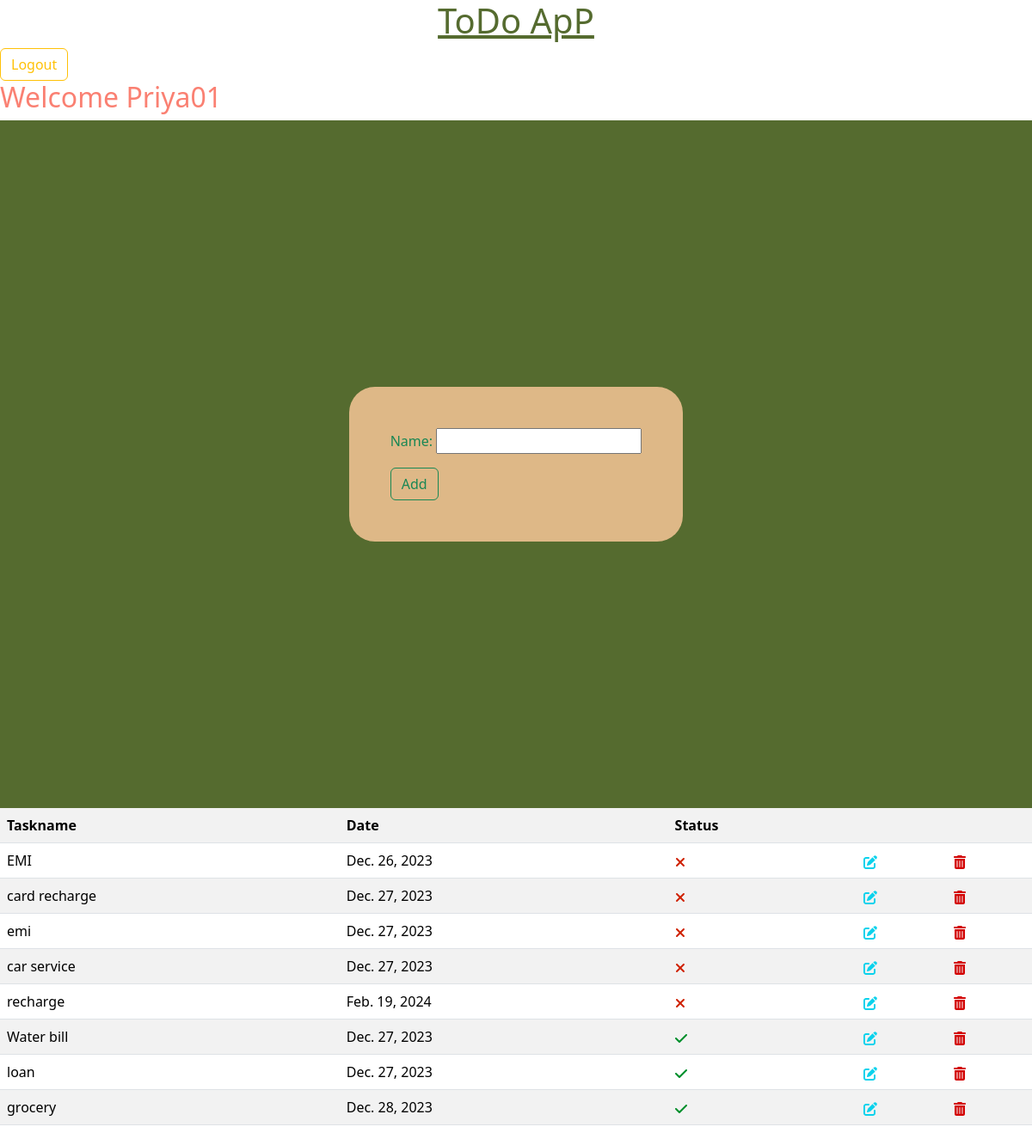
Screenshot of /index/ (signed in) with the database file from the repository.
### TodoApp/models.py (models this page shows)
class Task(models.Model):
    name=models.CharField(max_length=20)
    date=models.DateField(auto_now_add=True)
    user=models.ForeignKey(User,on_delete=models.CASCADE)
    complete=models.BooleanField(default=False)
    def __str__(self):
        return self.name

### TodoApp/views.py (the view, shortened to what this page needs)
# urls.py: path('index/',Taskview.as_view(),name='index'),
class Taskview(View):
    def get(self,request,*args,**kwargs):
        form=Taskform()
        data=Task.objects.filter(user=request.user).order_by('complete')
        return render(request,"index.html",{"form":form,"data":data})

### TodoApp/forms.py
class Taskform(forms.ModelForm):
    class Meta:
        model = Task
        fields = ['name']

### TodoApp/templates/index.html (shortened to what this page needs)
<!DOCTYPE html>
<html lang="en">
<head>
    <link href="https://cdn.jsdelivr.net/npm/bootstrap@5.3.2/dist/css/bootstrap.min.css" rel="stylesheet"
>
</head>
<body>
    <h1 align="center" style="color: darkolivegreen;"><u>ToDo ApP</u></h1>
    <div><a href="{% url 'logout' %}" class="btn btn-outline-warning">Logout</a></div>
    <h2 style="color:#FA8072">Welcome {{request.user}} </h2>
    <div class="index">
        <div style="background-color: burlywood;" class="inside">
        <form action="" class="p-4 m-4 text-success  fw-medium" method="post">
            {{form.as_p}}
            <button type="submit" class="btn btn-outline-success">Add</button>
        </form>
    </div>
    </div>
    <table  class="table  table-striped">
        <tr>
            <th>Taskname</th>
            <th>Date</th>
            <th>Status</th>
            <th></th>
            <th></th>
        </tr>
        {% for i in data %}
        <tr>
            <td>{{i.name}}</td>
            <td>{{i.date}}</td>
            {% if i.complete == False %}
            <td></td>
            {% else %}
            <td><svg xmlns="http://www.w3.org/2000/svg" height="16" width="14" viewBox="0 0 448 512"><path fill="#008f2b" d="M438.6 105.4c12.5 12.5 12.5 32.8 0 45.3l-256 256c-12.5 12.5-32.8 12.5-45.3 0l-128-128c-12.5-12.5-12.5-32.8 0-45.3s32.8-12.5 45.3 0L160 338.7 393.4 105.4c12.5-12.5 32.8-12.5 45.3 0z"/></svg></td>
            {% endif %}
            <td><a href="{% url 'edit' i.id %}"></a></td>
            <td><a href="{% url 'del' i.id %}"></a></td>
        </tr>
        {% endfor %}
    </table>
</body>
</html>

### TodoApp/templates/index.html (style rules this page uses)
.index { height: 100vh; width: 100%; display: flex; justify-content: center; align-items: center; background-color: darkolivegreen; }
.inside { border-radius: 30px; }

### rows the page displays
Task: name "EMI", date "Dec. 26, 2023"
Task: name "card recharge", date "Dec. 27, 2023"
Task: name "emi", date "Dec. 27, 2023"
Task: name "car service", date "Dec. 27, 2023"
Task: name "recharge", date "Feb. 19, 2024"
Task: name "Water bill", date "Dec. 27, 2023", complete True (drawn)
Task: name "loan", date "Dec. 27, 2023", complete True (drawn)
Task: name "grocery", date "Dec. 28, 2023", complete True (drawn)

### other values shown
{{ request.user }} "Priya01"
